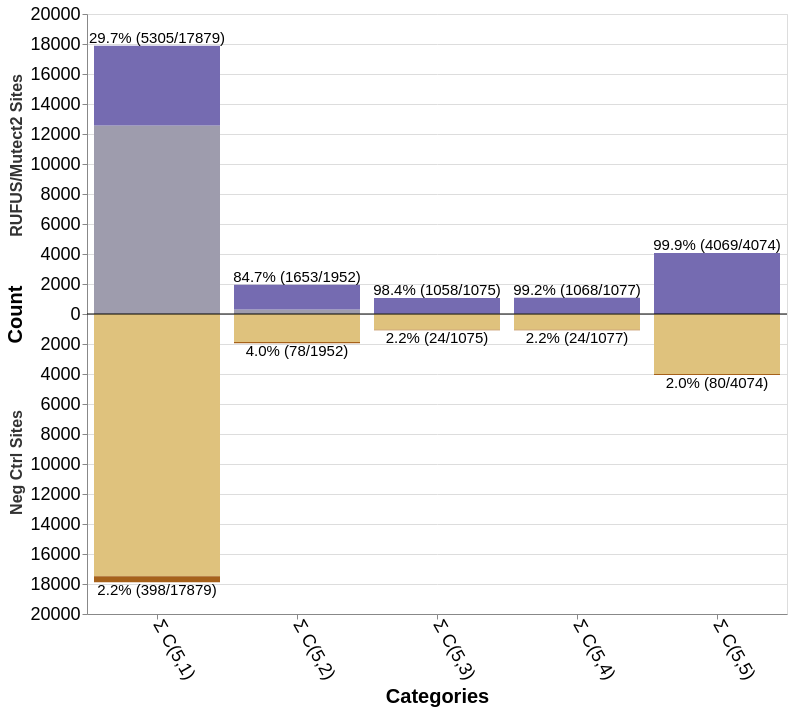

Write notebook code for a chart like this one.
### Code cell
import altair as alt
import pandas as pd

pos_1plus=[4069, 1070, 1064, 1744, 8176]
neg_1plus=[318, 85, 68, 166, 1120]

pos_2plus=[4069, 1068, 1058, 1653, 5305]
neg_2plus=[80, 24, 24, 78, 398]

pos_5plus=[4068, 1061, 1012, 1448, 2921]
neg_5plus=[5, 3, 4, 19, 77]

pos_8plus=[4068, 1041, 889, 1073, 1731]
neg_8plus=[1, 2, 1, 12, 45]

pos_10plus=[4063, 1001, 750, 796, 1242]
neg_10plus=[0, 0, 1, 0, 39]

# Sample data - replace with your actual data
data = pd.DataFrame({
    'category': ['Σ C(5,5)', 'Σ C(5,4)', 'Σ C(5,3)', 'Σ C(5,2)', 'Σ C(5,1)'],
    'positive_total': [4074, 1077, 1075, 1952, 17879], # BLT50 total variants for actual sites with 1+ read
    'positive_validated': pos_2plus, # BLT50 validated variants for actual sites
    'negative_total': [4074, 1077, 1075, 1952, 17879], # BLT50 total variants for +15bp sites with 1+ read (hopefully these numbers the same as ^)
    'negative_validated': neg_2plus # BLT50 validated variants for +15bp sites
})

# Create stacked data structure
data_stacked = []
for _, row in data.iterrows():
    category = row['category']
    
    # Calculate percentages for this category
    pos_validation_rate = (row['positive_validated'] / row['positive_total'] * 100) if row['positive_total'] > 0 else 0
    neg_validation_rate = (row['negative_validated'] / row['negative_total'] * 100) if row['negative_total'] > 0 else 0
    
    # Calculate unvalidated counts (difference between total and validated)
    pos_unvalidated = row['positive_total'] - row['positive_validated']
    neg_unvalidated = row['negative_total'] - row['negative_validated']
    
    # Positive side - unvalidated variants (bottom of stack)
    data_stacked.append({
        'category': category,
        'direction': 'positive',
        'variant_type': 'unvalidated',
        'variant_direction': 'unvalidated_positive',
        'count': pos_unvalidated,
        'stack_order': 0,
        'validation_rate': pos_validation_rate,
        'total_count': row['positive_total'],
        'validated_count': row['positive_validated']
    })
    
    # Positive side - validated variants (stacked on top)
    data_stacked.append({
        'category': category,
        'direction': 'positive',
        'variant_type': 'validated',
        'variant_direction': 'validated_positive',
        'count': row['positive_validated'],
        'stack_order': 1,
        'validation_rate': pos_validation_rate,
        'total_count': row['positive_total'],
        'validated_count': row['positive_validated']
    })
    
    # Negative side - unvalidated variants (displayed as negative, bottom of stack)
    data_stacked.append({
        'category': category,
        'direction': 'negative',
        'variant_type': 'unvalidated',
        'variant_direction': 'unvalidated_negative',
        'count': -neg_unvalidated,
        'stack_order': 0,
        'validation_rate': neg_validation_rate,
        'total_count': row['negative_total'],
        'validated_count': row['negative_validated']
    })
    
    # Negative side - validated variants (stacked on negative side)
    data_stacked.append({
        'category': category,
        'direction': 'negative',
        'variant_type': 'validated',
        'variant_direction': 'validated_negative',
        'count': -row['negative_validated'],
        'stack_order': 1,
        'validation_rate': neg_validation_rate,
        'total_count': row['negative_total'],
        'validated_count': row['negative_validated']
    })

data_long = pd.DataFrame(data_stacked)

# Create the bidirectional stacked bar chart
chart = alt.Chart(data_long).mark_bar().encode(
    x=alt.X('category:O',
            sort=['Σ C(5,5)', 'Σ C(5,4)', 'Σ C(5,3)', 'Σ C(5,2)', 'Σ C(5,1)'],
            title='Categories',
            axis=alt.Axis(labelAngle=60,labelFontSize=18, titleFontSize=20)),
        y=alt.Y('count:Q',
            title='Count',
            scale=alt.Scale(domain=[-20000, 20000]), # Adjust domain as needed
            stack='zero',
            axis=alt.Axis(labelFontSize=18, titleFontSize=20, labelExpr="abs(datum.value)")),
    color=alt.Color('variant_direction:N',
                    scale=alt.Scale(
                        domain=['validated_positive', 'unvalidated_positive', 'validated_negative', 'unvalidated_negative'],
                        range=['#756bb1', '#9e9cad', '#a6611a', '#dfc27d']
                    ),
                    legend=None),
                    # legend=alt.Legend(
                    #     title="Variant Type",
                    #     orient='right',
                    #     # legendX=150,
                    #     # legendY=700,
                    #     direction='vertical',
                    #     symbolType='square',
                    #     symbolSize=200,
                    #     titleFontSize=16,
                    #     labelFontSize=14,
                    #     labelExpr="datum.value == 'unvalidated_positive' ? 'Non-Validated' : datum.value == 'validated_positive' ? 'Validated' : datum.value == 'unvalidated_negative' ? 'Non-Validated Control' : 'Validated Control'"
                    # )),
    order=alt.Order('stack_order:O'),
    tooltip=['category:O', 'direction:N', 'variant_type:N', 'count:Q', 'validation_rate:Q']
).properties(
    width=700,
    height=600,
    title=alt.TitleParams(
        text="", #BLT50 ALL VAF Long Read Variant Validation Counts (2+ Reads)
        fontSize=20,
        fontWeight='bold',
        dy=-10,
        dx=100,
        anchor='start'
    )
)

# Create data for percentage labels (one per category per direction)
label_data = []
for category in data['category'].unique():
    # Positive side label
    pos_row = data[data['category'] == category].iloc[0]
    pos_validation_rate = (pos_row['positive_validated'] / pos_row['positive_total'] * 100) if pos_row['positive_total'] > 0 else 0
    pos_y_position = pos_row['positive_total']  # Top of positive stack (total height)
    
    label_data.append({
        'category': category,
        'y_position': pos_y_position + 50,  # Slightly above the bar
        'percentage': f"{pos_validation_rate:.1f}% ({pos_row['positive_validated']}/{pos_row['positive_total']})",
        'direction': 'positive'
    })
    
    # Negative side label
    neg_validation_rate = (pos_row['negative_validated'] / pos_row['negative_total'] * 100) if pos_row['negative_total'] > 0 else 0
    neg_y_position = -pos_row['negative_total']  # Bottom of negative stack (total height)
    
    label_data.append({
        'category': category,
        'y_position': neg_y_position - 50,  # Slightly below the bar
        'percentage': f"{neg_validation_rate:.1f}% ({pos_row['negative_validated']}/{pos_row['negative_total']})",
        'direction': 'negative'
    })

label_df = pd.DataFrame(label_data)

# Create percentage labels
percentage_labels = alt.Chart(label_df).mark_text(
    align='center',
    baseline='middle',
    fontSize=15,
    color='black',
    dy=alt.expr("datum.direction == 'positive' ? -7 : 7") 
).encode(
    x=alt.X('category:O'),
    y=alt.Y('y_position:Q'),
    text=alt.Text('percentage:N')
)

# Add a horizontal line at y=0 for reference
zero_line = alt.Chart(pd.DataFrame({'y': [0]})).mark_rule(
    color='black',
    strokeWidth=1
).encode(y='y:Q')

# Create section labels for positive and negative sides - positioned independently
section_label_data = pd.DataFrame([
    {'label': 'RUFUS/Mutect2 Sites', 'y_position': 16000, 'x_pos': 0},  # Top section
    {'label': 'Neg Ctrl Sites', 'y_position': -6400, 'x_pos': 0}  # Bottom section
])

# Create section labels for positive and negative sides
section_labels = alt.Chart(section_label_data).mark_text(
    align='right',
    baseline='middle',
    fontSize=16,
    fontWeight='bold',
    color='#333333',
    angle=270,  # Rotate text vertically like y-axis title
    dy=-70  # Position to the left of the chart area
).encode(
    x=alt.value(0),  # Fixed x position
    y=alt.Y('y_position:Q', scale=alt.Scale(domain=[-20000, 20000])), # todo: change this domain + y-position above in section_label_data if chart height changes
    text=alt.Text('label:N')
)

# Combine all charts
final_chart = alt.layer(
    chart,
    zero_line,
    percentage_labels,
    section_labels
).resolve_scale(
    color='independent'
)

# Display the chart
final_chart.show()

# Optional: Save the chart
# final_chart.save('bidirectional_bar_chart.html')
# final_chart.save('bidirectional_bar_chart.png', scale_factor=2.0)

### Figure 1 — Vega-Lite specification as saved in the notebook (floating-point values rounded to 4 significant figures)
{"config": {"view": {"continuousWidth": 300, "continuousHeight": 300}}, "layer": [{"data": {"name": "data-025a71feadea4c4f8bb651901c0d40fb"}, "mark": {"type": "bar"}, "encoding": {"color": {"field": "variant_direction", "legend": null, "scale": {"domain": ["validated_positive", "unvalidated_positive", "validated_negative", "unvalidated_negative"], "range": ["#756bb1", "#9e9cad", "#a6611a", "#dfc27d"]}, "type": "nominal"}, "order": {"field": "stack_order", "type": "ordinal"}, "tooltip": [{"field": "category", "type": "ordinal"}, {"field": "direction", "type": "nominal"}, {"field": "variant_type", "type": "nominal"}, {"field": "count", "type": "quantitative"}, {"field": "validation_rate", "type": "quantitative"}], "x": {"axis": {"labelAngle": 60, "labelFontSize": 18, "titleFontSize": 20}, "field": "category", "sort": ["Σ C(5,5)", "Σ C(5,4)", "Σ C(5,3)", "Σ C(5,2)", "Σ C(5,1)"], "title": "Categories", "type": "ordinal"}, "y": {"axis": {"labelExpr": "abs(datum.value)", "labelFontSize": 18, "titleFontSize": 20}, "field": "count", "scale": {"domain": [-20000, 20000]}, "stack": "zero", "title": "Count", "type": "quantitative"}}, "title": {"text": "", "anchor": "start", "dx": 100, "dy": -10, "fontSize": 20, "fontWeight": "bold"}}, {"data": {"name": "data-a0a55d106695e8d630baff0f16eee66d"}, "mark": {"type": "rule", "color": "black", "strokeWidth": 1}, "encoding": {"y": {"field": "y", "type": "quantitative"}}}, {"data": {"name": "data-c0231aa92fc1ab23a6af98fa182a5929"}, "mark": {"type": "text", "align": "center", "baseline": "middle", "color": "black", "dy": {"expr": "datum.direction == 'positive' ? -7 : 7"}, "fontSize": 15}, "encoding": {"text": {"field": "percentage", "type": "nominal"}, "x": {"field": "category", "type": "ordinal"}, "y": {"field": "y_position", "type": "quantitative"}}}, {"data": {"name": "data-c622b14938f39c70d6f7bb11aecf8754"}, "mark": {"type": "text", "align": "right", "angle": 270, "baseline": "middle", "color": "#333333", "dy": -70, "fontSize": 16, "fontWeight": "bold"}, "encoding": {"text": {"field": "label", "type": "nominal"}, "x": {"value": 0}, "y": {"field": "y_position", "scale": {"domain": [-20000, 20000]}, "type": "quantitative"}}}], "height": 600, "resolve": {"scale": {"color": "independent"}}, "width": 700, "$schema": "https://vega.github.io/schema/vega-lite/v5.20.1.json", "datasets": {"data-025a71feadea4c4f8bb651901c0d40fb": [{"category": "Σ C(5,5)", "direction": "positive", "variant_type": "unvalidated", "variant_direction": "unvalidated_positive", "count": 5, "stack_order": 0, "validation_rate": 99.88, "total_count": 4074, "validated_count": 4069}, {"category": "Σ C(5,5)", "direction": "positive", "variant_type": "validated", "variant_direction": "validated_positive", "count": 4069, "stack_order": 1, "validation_rate": 99.88, "total_count": 4074, "validated_count": 4069}, {"category": "Σ C(5,5)", "direction": "negative", "variant_type": "unvalidated", "variant_direction": "unvalidated_negative", "count": -3994, "stack_order": 0, "validation_rate": 1.964, "total_count": 4074, "validated_count": 80}, {"category": "Σ C(5,5)", "direction": "negative", "variant_type": "validated", "variant_direction": "validated_negative", "count": -80, "stack_order": 1, "validation_rate": 1.964, "total_count": 4074, "validated_count": 80}, {"category": "Σ C(5,4)", "direction": "positive", "variant_type": "unvalidated", "variant_direction": "unvalidated_positive", "count": 9, "stack_order": 0, "validation_rate": 99.16, "total_count": 1077, "validated_count": 1068}, {"category": "Σ C(5,4)", "direction": "positive", "variant_type": "validated", "variant_direction": "validated_positive", "count": 1068, "stack_order": 1, "validation_rate": 99.16, "total_count": 1077, "validated_count": 1068}, {"category": "Σ C(5,4)", "direction": "negative", "variant_type": "unvalidated", "variant_direction": "unvalidated_negative", "count": -1053, "stack_order": 0, "validation_rate": 2.228, "total_count": 1077, "validated_count": 24}, {"category": "Σ C(5,4)", "direction": "negative", "variant_type": "validated", "variant_direction": "validated_negative", "count": -24, "stack_order": 1, "validation_rate": 2.228, "total_count": 1077, "validated_count": 24}, {"category": "Σ C(5,3)", "direction": "positive", "variant_type": "unvalidated", "variant_direction": "unvalidated_positive", "count": 17, "stack_order": 0, "validation_rate": 98.42, "total_count": 1075, "validated_count": 1058}, {"category": "Σ C(5,3)", "direction": "positive", "variant_type": "validated", "variant_direction": "validated_positive", "count": 1058, "stack_order": 1, "validation_rate": 98.42, "total_count": 1075, "validated_count": 1058}, {"category": "Σ C(5,3)", "direction": "negative", "variant_type": "unvalidated", "variant_direction": "unvalidated_negative", "count": -1051, "stack_order": 0, "validation_rate": 2.233, "total_count": 1075, "validated_count": 24}, {"category": "Σ C(5,3)", "direction": "negative", "variant_type": "validated", "variant_direction": "validated_negative", "count": -24, "stack_order": 1, "validation_rate": 2.233, "total_count": 1075, "validated_count": 24}, {"category": "Σ C(5,2)", "direction": "positive", "variant_type": "unvalidated", "variant_direction": "unvalidated_positive", "count": 299, "stack_order": 0, "validation_rate": 84.68, "total_count": 1952, "validated_count": 1653}, {"category": "Σ C(5,2)", "direction": "positive", "variant_type": "validated", "variant_direction": "validated_positive", "count": 1653, "stack_order": 1, "validation_rate": 84.68, "total_count": 1952, "validated_count": 1653}, {"category": "Σ C(5,2)", "direction": "negative", "variant_type": "unvalidated", "variant_direction": "unvalidated_negative", "count": -1874, "stack_order": 0, "validation_rate": 3.996, "total_count": 1952, "validated_count": 78}, {"category": "Σ C(5,2)", "direction": "negative", "variant_type": "validated", "variant_direction": "validated_negative", "count": -78, "stack_order": 1, "validation_rate": 3.996, "total_count": 1952, "validated_count": 78}, {"category": "Σ C(5,1)", "direction": "positive", "variant_type": "unvalidated", "variant_direction": "unvalidated_positive", "count": 12574, "stack_order": 0, "validation_rate": 29.67, "total_count": 17879, "validated_count": 5305}, {"category": "Σ C(5,1)", "direction": "positive", "variant_type": "validated", "variant_direction": "validated_positive", "count": 5305, "stack_order": 1, "validation_rate": 29.67, "total_count": 17879, "validated_count": 5305}, {"category": "Σ C(5,1)", "direction": "negative", "variant_type": "unvalidated", "variant_direction": "unvalidated_negative", "count": -17481, "stack_order": 0, "validation_rate": 2.226, "total_count": 17879, "validated_count": 398}, {"category": "Σ C(5,1)", "direction": "negative", "variant_type": "validated", "variant_direction": "validated_negative", "count": -398, "stack_order": 1, "validation_rate": 2.226, "total_count": 17879, "validated_count": 398}], "data-a0a55d106695e8d630baff0f16eee66d": [{"y": 0}], "data-c0231aa92fc1ab23a6af98fa182a5929": [{"category": "Σ C(5,5)", "y_position": 4124, "percentage": "99.9% (4069/4074)", "direction": "positive"}, {"category": "Σ C(5,5)", "y_position": -4124, "percentage": "2.0% (80/4074)", "direction": "negative"}, {"category": "Σ C(5,4)", "y_position": 1127, "percentage": "99.2% (1068/1077)", "direction": "positive"}, {"category": "Σ C(5,4)", "y_position": -1127, "percentage": "2.2% (24/1077)", "direction": "negative"}, {"category": "Σ C(5,3)", "y_position": 1125, "percentage": "98.4% (1058/1075)", "direction": "positive"}, {"category": "Σ C(5,3)", "y_position": -1125, "percentage": "2.2% (24/1075)", "direction": "negative"}, {"category": "Σ C(5,2)", "y_position": 2002, "percentage": "84.7% (1653/1952)", "direction": "positive"}, {"category": "Σ C(5,2)", "y_position": -2002, "percentage": "4.0% (78/1952)", "direction": "negative"}, {"category": "Σ C(5,1)", "y_position": 17929, "percentage": "29.7% (5305/17879)", "direction": "positive"}, {"category": "Σ C(5,1)", "y_position": -17929, "percentage": "2.2% (398/17879)", "direction": "negative"}], "data-c622b14938f39c70d6f7bb11aecf8754": [{"label": "RUFUS/Mutect2 Sites", "y_position": 16000, "x_pos": 0}, {"label": "Neg Ctrl Sites", "y_position": -6400, "x_pos": 0}]}}
